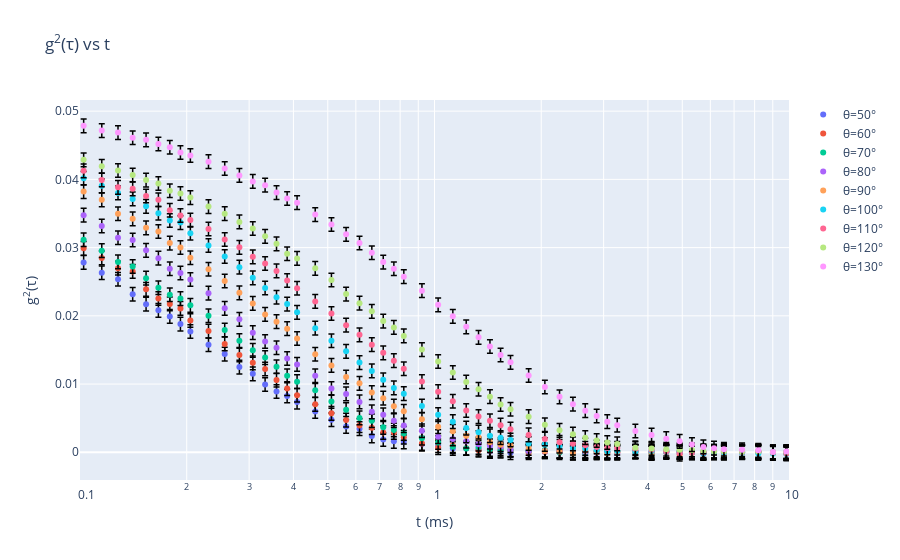

Source (notebook cell):
### Code cell
# plot row data

fig = go.Figure()

# fig.add_trace(go.Scatter(x=x, y=y, mode='lines', name='data'))

fig.update_layout(
	xaxis_type="log",
	yaxis_title="g<sup>2</sup>(τ)",
	xaxis_title="t (ms)",
	title='g<sup>2</sup>(τ) vs t',
	xaxis=dict(range=[np.log10(0.1), np.log10(10)]),
	# yaxis=dict(range=[0, 0.06])
)

for θ in data.keys():
	fig.add_trace(go.Scatter(x=data[θ]['x'], y=data[θ]['y'], mode='markers', name=f'θ={θ}°',error_y=dict( 
			type='constant', 
			value=0.001, 
			color='black',
			thickness=1.5, 
			width=3, 
		)))

fig.show()
